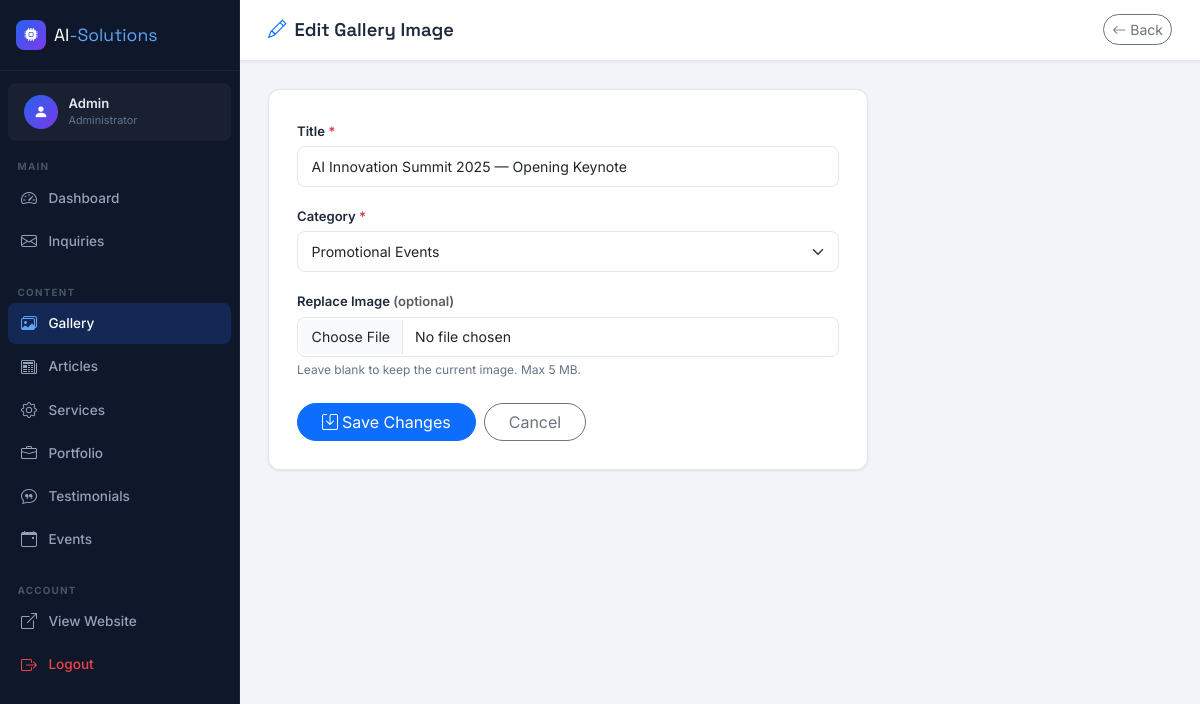
Page /admin/gallery-edit.php?id=1 (signed in) on the committed database.
### tables this page shows
CREATE TABLE `gallery_images` (
    `id`         INT           NOT NULL AUTO_INCREMENT,
    `title`      VARCHAR(150)  NOT NULL,
    `category`   VARCHAR(50)   NOT NULL DEFAULT 'general',
    `image_path` VARCHAR(255)  NOT NULL DEFAULT '',
    `created_at` TIMESTAMP     NOT NULL DEFAULT CURRENT_TIMESTAMP,
    PRIMARY KEY (`id`)
);

### includes/db.php (called while the page is built, shortened)
<?php
function h(string $str): string {
    return htmlspecialchars($str, ENT_QUOTES, 'UTF-8');
}

### admin/gallery-edit.php (the view, shortened to what this page needs)
<?php
require_once '../includes/db.php';
$id = validId($_GET['id'] ?? 0);
try { $stmt = $pdo->prepare('SELECT * FROM gallery_images WHERE id=?'); $stmt->execute([$id]); $item = $stmt->fetch(); }
catch (PDOException $e) { $item = null; }
$title    = $_POST['title']    ?? $item['title'];
$category = $_POST['category'] ?? $item['category'];
include '../includes/admin-head.php';
include '../includes/admin-sidebar.php';
?>
<div class="admin-main">
    <div class="admin-topbar">
        <h1 class="admin-page-title"><i class="bi bi-pencil me-2 text-primary"></i>Edit Gallery Image</h1>
        <a href="gallery-list.php" class="btn btn-sm btn-outline-secondary rounded-pill"><i class="bi bi-arrow-left me-1"></i>Back</a>
    </div>
    <div class="admin-content">
        <div class="admin-form-card" style="max-width:600px;">
            <form method="POST" enctype="multipart/form-data">
                <div class="mb-3">
                    <label class="form-label">Title <span class="text-danger">*</span></label>
                    <input type="text" name="title" class="form-control" value="<?= h($title) ?>" required>
                </div>
                <div class="mb-3">
                    <label class="form-label">Category <span class="text-danger">*</span></label>
                    <select name="category" class="form-select" required>
                        <?php foreach (['promotional'=>'Promotional Events','team'=>'Team Photos','partner'=>'Partner Events','product'=>'Product Launches','general'=>'General'] as $val=>$lab): ?>
                        <option value="<?= $val ?>" <?= $category===$val?'selected':'' ?>><?= $lab ?></option>
                        <?php endforeach; ?>
                    </select>
                </div>
                <div class="mb-4">
                    <label class="form-label">Replace Image <span class="text-muted">(optional)</span></label>
                    <input type="file" name="image" class="form-control file-preview-input" accept="image/*" data-preview="imgPreview">
                    <div class="form-hint">Leave blank to keep the current image. Max 5 MB.</div>
                </div>
                <div class="d-flex gap-2">
                    <button type="submit" class="btn btn-primary rounded-pill px-4"><i class="bi bi-save me-1"></i>Save Changes</button>
                    <a href="gallery-list.php" class="btn btn-outline-secondary rounded-pill px-4">Cancel</a>
                </div>
            </form>
        </div>
    </div>
</div>
<?php include '../includes/admin-foot.php'; ?>

### assets/css/admin.css (style rules this page uses)
:root { --sidebar-w: 240px; --sidebar-bg: #0F172A; --sidebar-border: rgba(255,255,255,.06); --sidebar-hover: rgba(37,99,235,.15); --sidebar-active: rgba(37,99,235,.22); --admin-bg: #F1F5F9; --card-bg: #FFFFFF; --brand-blue: #2563EB; --brand-violet: #7C3AED; --text-primary: #1E293B; --text-muted: #64748B; --border-color: #E2E8F0; --radius-sm: 8px; --radius-md: 12px; --shadow-sm: 0 1px 3px rgba(0,0,0,.08); --shadow-md: 0 4px 16px rgba(0,0,0,.10); --transition: .2s ease; --font-body: 'Inter', sans-serif; --font-heading: 'Space Grotesk', sans-serif; }
* { box-sizing: border-box; margin: 0; padding: 0; }
body { font-family: var(--font-body); background: var(--admin-bg); color: var(--text-primary); min-height: 100vh; }
.admin-main { margin-left: var(--sidebar-w); min-height: 100vh; flex: 1; display: flex; flex-direction: column; }
.admin-topbar { background: var(--card-bg); border-bottom: 1px solid var(--border-color); padding: .9rem 1.75rem; display: flex; align-items: center; justify-content: space-between; position: sticky; top: 0; z-index: 50; box-shadow: var(--shadow-sm); }
.admin-page-title { font-family: var(--font-heading); font-size: 1.15rem; font-weight: 600; margin: 0; }
.admin-content { padding: 1.75rem; flex: 1; }
.admin-form-card { background: var(--card-bg); border: 1px solid var(--border-color); border-radius: var(--radius-md); padding: 1.75rem; box-shadow: var(--shadow-sm); }
.admin-form-card .form-label { font-size: .82rem; font-weight: 600; color: var(--text-primary); margin-bottom: .3rem; }
.admin-form-card .form-control, .admin-form-card .form-select { border: 1.5px solid var(--border-color); border-radius: var(--radius-sm); font-size: .88rem; padding: .55rem .85rem; transition: border-color var(--transition), box-shadow var(--transition); }
.form-hint { font-size: .75rem; color: var(--text-muted); margin-top: .25rem; }

### rows in the picture
gallery_images: title "AI Innovation Summit 2025 — Opening Keynote", category "Promotional Events"

### other values in the picture
$_SESSION['admin_username'] "Admin"
